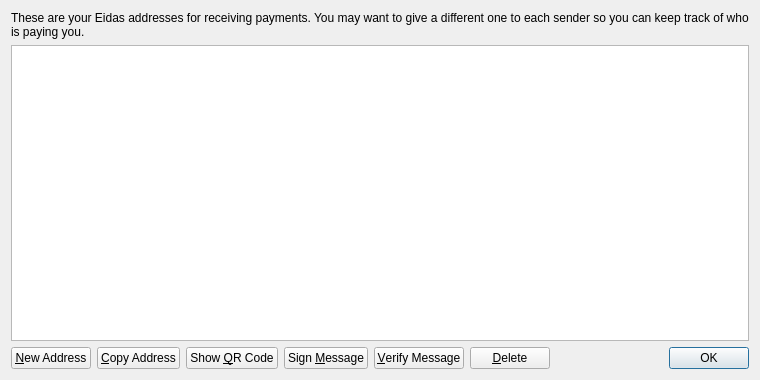
<?xml version="1.0" encoding="UTF-8"?>
<ui version="4.0">
 <class>AddressBookPage</class>
 <widget class="QWidget" name="AddressBookPage">
  <property name="geometry">
   <rect>
    <x>0</x>
    <y>0</y>
    <width>760</width>
    <height>380</height>
   </rect>
  </property>
  <property name="windowTitle">
   <string>Address Book</string>
  </property>
  <layout class="QVBoxLayout" name="verticalLayout">
   <item>
    <widget class="QLabel" name="labelExplanation">
     <property name="text">
      <string>These are your Eidas addresses for receiving payments. You may want to give a different one to each sender so you can keep track of who is paying you.</string>
     </property>
     <property name="textFormat">
      <enum>Qt::PlainText</enum>
     </property>
     <property name="wordWrap">
      <bool>true</bool>
     </property>
    </widget>
   </item>
   <item>
    <widget class="QTableView" name="tableView">
     <property name="contextMenuPolicy">
      <enum>Qt::CustomContextMenu</enum>
     </property>
     <property name="toolTip">
      <string>Double-click to edit address or label</string>
     </property>
     <property name="tabKeyNavigation">
      <bool>false</bool>
     </property>
     <property name="alternatingRowColors">
      <bool>true</bool>
     </property>
     <property name="selectionMode">
      <enum>QAbstractItemView::SingleSelection</enum>
     </property>
     <property name="selectionBehavior">
      <enum>QAbstractItemView::SelectRows</enum>
     </property>
     <property name="sortingEnabled">
      <bool>true</bool>
     </property>
     <attribute name="verticalHeaderVisible">
      <bool>false</bool>
     </attribute>
    </widget>
   </item>
   <item>
    <layout class="QHBoxLayout" name="horizontalLayout">
     <item>
      <widget class="QPushButton" name="newAddressButton">
       <property name="toolTip">
        <string>Create a new address</string>
       </property>
       <property name="text">
        <string>&amp;New Address</string>
       </property>
       <property name="icon">
        <iconset resource="../bitcoin.qrc">
         <normaloff>:/icons/add</normaloff>:/icons/add</iconset>
       </property>
      </widget>
     </item>
     <item>
      <widget class="QPushButton" name="copyToClipboard">
       <property name="toolTip">
        <string>Copy the currently selected address to the system clipboard</string>
       </property>
       <property name="text">
        <string>&amp;Copy Address</string>
       </property>
       <property name="icon">
        <iconset resource="../bitcoin.qrc">
         <normaloff>:/icons/editcopy</normaloff>:/icons/editcopy</iconset>
       </property>
      </widget>
     </item>
     <item>
      <widget class="QPushButton" name="showQRCode">
       <property name="text">
        <string>Show &amp;QR Code</string>
       </property>
       <property name="icon">
        <iconset resource="../bitcoin.qrc">
         <normaloff>:/icons/qrcode</normaloff>:/icons/qrcode</iconset>
       </property>
      </widget>
     </item>
     <item>
      <widget class="QPushButton" name="signMessage">
       <property name="toolTip">
        <string>Sign a message to prove you own a Eidas address</string>
       </property>
       <property name="text">
        <string>Sign &amp;Message</string>
       </property>
       <property name="icon">
        <iconset resource="../bitcoin.qrc">
         <normaloff>:/icons/edit</normaloff>:/icons/edit</iconset>
       </property>
      </widget>
     </item>
     <item>
      <widget class="QPushButton" name="verifyMessage">
       <property name="toolTip">
        <string>Verify a message to ensure it was signed with a specified Eidas address</string>
       </property>
       <property name="text">
        <string>&amp;Verify Message</string>
       </property>
       <property name="icon">
        <iconset resource="../bitcoin.qrc">
         <normaloff>:/icons/transaction_0</normaloff>:/icons/transaction_0</iconset>
       </property>
      </widget>
     </item>
     <item>
      <widget class="QPushButton" name="deleteButton">
       <property name="toolTip">
        <string>Delete the currently selected address from the list</string>
       </property>
       <property name="text">
        <string>&amp;Delete</string>
       </property>
       <property name="icon">
        <iconset resource="../bitcoin.qrc">
         <normaloff>:/icons/remove</normaloff>:/icons/remove</iconset>
       </property>
      </widget>
     </item>
     <item>
      <spacer name="horizontalSpacer">
       <property name="orientation">
        <enum>Qt::Horizontal</enum>
       </property>
       <property name="sizeHint" stdset="0">
        <size>
         <width>40</width>
         <height>20</height>
        </size>
       </property>
      </spacer>
     </item>
     <item>
      <widget class="QDialogButtonBox" name="buttonBox">
       <property name="sizePolicy">
        <sizepolicy hsizetype="Maximum" vsizetype="Fixed">
         <horstretch>0</horstretch>
         <verstretch>0</verstretch>
        </sizepolicy>
       </property>
       <property name="standardButtons">
        <set>QDialogButtonBox::Ok</set>
       </property>
      </widget>
     </item>
    </layout>
   </item>
  </layout>
 </widget>
 <resources>
  <include location="../bitcoin.qrc"/>
 </resources>
 <connections/>
</ui>
